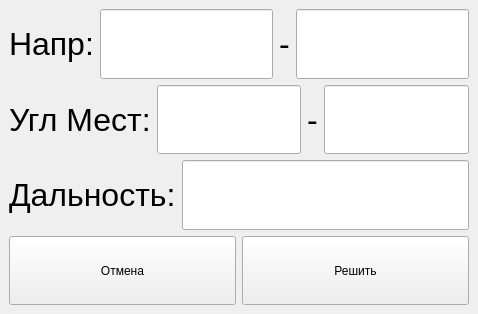
<?xml version="1.0" encoding="UTF-8"?>
<ui version="4.0">
 <class>NEWDIALOG</class>
 <widget class="QMainWindow" name="NEWDIALOG">
  <property name="geometry">
   <rect>
    <x>0</x>
    <y>0</y>
    <width>478</width>
    <height>314</height>
   </rect>
  </property>
  <property name="windowTitle">
   <string>MainWindow</string>
  </property>
  <widget class="QWidget" name="centralwidget">
   <layout class="QVBoxLayout" name="verticalLayout">
    <item>
     <layout class="QHBoxLayout" name="horizontalLayout">
      <item>
       <widget class="QLabel" name="label">
        <property name="font">
         <font>
          <pointsize>24</pointsize>
         </font>
        </property>
        <property name="text">
         <string>Напр:</string>
        </property>
        <property name="alignment">
         <set>Qt::AlignLeading|Qt::AlignLeft|Qt::AlignVCenter</set>
        </property>
        <property name="wordWrap">
         <bool>false</bool>
        </property>
       </widget>
      </item>
      <item>
       <widget class="QLineEdit" name="lineEdit">
        <property name="sizePolicy">
         <sizepolicy hsizetype="Expanding" vsizetype="Preferred">
          <horstretch>0</horstretch>
          <verstretch>0</verstretch>
         </sizepolicy>
        </property>
        <property name="font">
         <font>
          <pointsize>24</pointsize>
         </font>
        </property>
        <property name="inputMethodHints">
         <set>Qt::ImhFormattedNumbersOnly</set>
        </property>
        <property name="maxLength">
         <number>3</number>
        </property>
       </widget>
      </item>
      <item>
       <widget class="QLabel" name="label_2">
        <property name="font">
         <font>
          <pointsize>24</pointsize>
         </font>
        </property>
        <property name="text">
         <string>-</string>
        </property>
       </widget>
      </item>
      <item>
       <widget class="QLineEdit" name="lineEdit_2">
        <property name="sizePolicy">
         <sizepolicy hsizetype="Expanding" vsizetype="Preferred">
          <horstretch>0</horstretch>
          <verstretch>0</verstretch>
         </sizepolicy>
        </property>
        <property name="font">
         <font>
          <pointsize>24</pointsize>
         </font>
        </property>
        <property name="inputMethodHints">
         <set>Qt::ImhFormattedNumbersOnly</set>
        </property>
        <property name="maxLength">
         <number>3</number>
        </property>
       </widget>
      </item>
     </layout>
    </item>
    <item>
     <layout class="QHBoxLayout" name="horizontalLayout_2">
      <item>
       <widget class="QLabel" name="label_3">
        <property name="font">
         <font>
          <pointsize>24</pointsize>
         </font>
        </property>
        <property name="text">
         <string>Угл Мест:</string>
        </property>
        <property name="alignment">
         <set>Qt::AlignLeading|Qt::AlignLeft|Qt::AlignVCenter</set>
        </property>
        <property name="wordWrap">
         <bool>false</bool>
        </property>
       </widget>
      </item>
      <item>
       <widget class="QLineEdit" name="lineEdit_4">
        <property name="sizePolicy">
         <sizepolicy hsizetype="Preferred" vsizetype="Preferred">
          <horstretch>0</horstretch>
          <verstretch>0</verstretch>
         </sizepolicy>
        </property>
        <property name="font">
         <font>
          <pointsize>24</pointsize>
         </font>
        </property>
        <property name="inputMethodHints">
         <set>Qt::ImhFormattedNumbersOnly</set>
        </property>
        <property name="maxLength">
         <number>3</number>
        </property>
       </widget>
      </item>
      <item>
       <widget class="QLabel" name="label_4">
        <property name="font">
         <font>
          <pointsize>24</pointsize>
         </font>
        </property>
        <property name="text">
         <string>-</string>
        </property>
       </widget>
      </item>
      <item>
       <widget class="QLineEdit" name="lineEdit_3">
        <property name="sizePolicy">
         <sizepolicy hsizetype="Expanding" vsizetype="Preferred">
          <horstretch>0</horstretch>
          <verstretch>0</verstretch>
         </sizepolicy>
        </property>
        <property name="font">
         <font>
          <pointsize>24</pointsize>
         </font>
        </property>
        <property name="inputMethodHints">
         <set>Qt::ImhFormattedNumbersOnly</set>
        </property>
        <property name="maxLength">
         <number>3</number>
        </property>
       </widget>
      </item>
     </layout>
    </item>
    <item>
     <layout class="QHBoxLayout" name="horizontalLayout_3">
      <item>
       <widget class="QLabel" name="label_5">
        <property name="font">
         <font>
          <pointsize>24</pointsize>
         </font>
        </property>
        <property name="text">
         <string>Дальность:</string>
        </property>
        <property name="alignment">
         <set>Qt::AlignLeading|Qt::AlignLeft|Qt::AlignVCenter</set>
        </property>
        <property name="wordWrap">
         <bool>false</bool>
        </property>
       </widget>
      </item>
      <item>
       <widget class="QLineEdit" name="lineEdit_5">
        <property name="sizePolicy">
         <sizepolicy hsizetype="Expanding" vsizetype="Preferred">
          <horstretch>0</horstretch>
          <verstretch>0</verstretch>
         </sizepolicy>
        </property>
        <property name="font">
         <font>
          <pointsize>24</pointsize>
         </font>
        </property>
        <property name="inputMethodHints">
         <set>Qt::ImhDigitsOnly</set>
        </property>
        <property name="maxLength">
         <number>10</number>
        </property>
       </widget>
      </item>
     </layout>
    </item>
    <item>
     <layout class="QHBoxLayout" name="horizontalLayout_4">
      <item>
       <widget class="QPushButton" name="pushButton">
        <property name="sizePolicy">
         <sizepolicy hsizetype="Preferred" vsizetype="Preferred">
          <horstretch>0</horstretch>
          <verstretch>0</verstretch>
         </sizepolicy>
        </property>
        <property name="text">
         <string>Отмена</string>
        </property>
       </widget>
      </item>
      <item>
       <widget class="QPushButton" name="pushButton_2">
        <property name="sizePolicy">
         <sizepolicy hsizetype="Preferred" vsizetype="Preferred">
          <horstretch>0</horstretch>
          <verstretch>0</verstretch>
         </sizepolicy>
        </property>
        <property name="text">
         <string>Решить</string>
        </property>
       </widget>
      </item>
     </layout>
    </item>
   </layout>
  </widget>
 </widget>
 <resources/>
 <connections/>
</ui>
